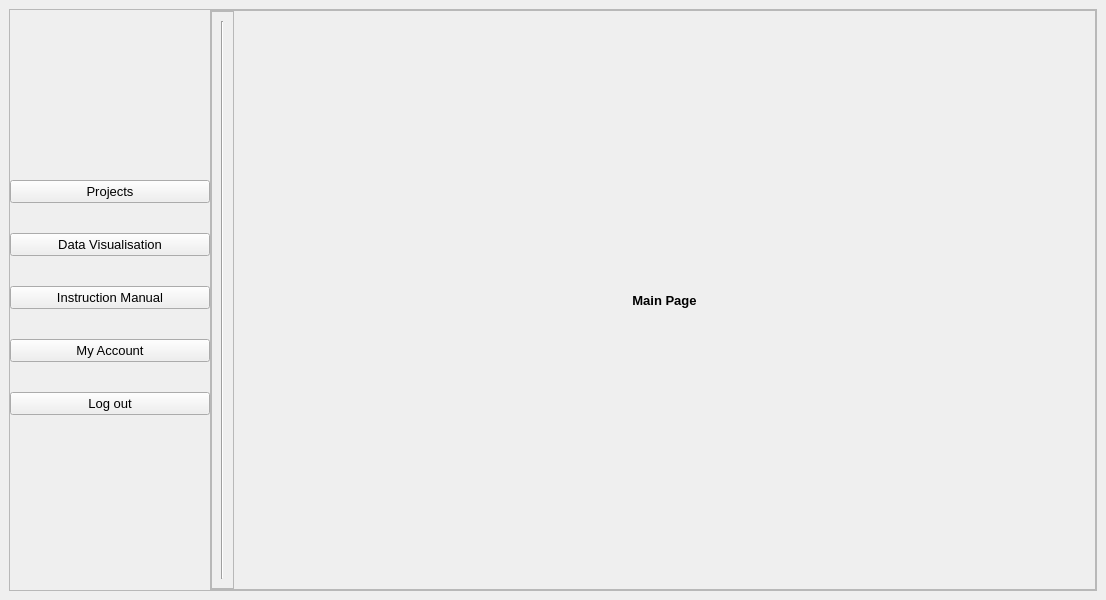
<?xml version="1.0" encoding="UTF-8"?>
<ui version="4.0">
 <class>Project_Main</class>
 <widget class="QMainWindow" name="Project_Main">
  <property name="geometry">
   <rect>
    <x>0</x>
    <y>0</y>
    <width>1106</width>
    <height>600</height>
   </rect>
  </property>
  <property name="windowTitle">
   <string>MainWindow</string>
  </property>
  <widget class="QWidget" name="centralwidget">
   <layout class="QVBoxLayout" name="verticalLayout">
    <item>
     <widget class="QFrame" name="frame_2">
      <property name="sizePolicy">
       <sizepolicy hsizetype="Preferred" vsizetype="Expanding">
        <horstretch>0</horstretch>
        <verstretch>0</verstretch>
       </sizepolicy>
      </property>
      <property name="frameShape">
       <enum>QFrame::StyledPanel</enum>
      </property>
      <property name="frameShadow">
       <enum>QFrame::Raised</enum>
      </property>
      <layout class="QHBoxLayout" name="horizontalLayout">
       <property name="spacing">
        <number>0</number>
       </property>
       <property name="leftMargin">
        <number>0</number>
       </property>
       <property name="topMargin">
        <number>0</number>
       </property>
       <property name="rightMargin">
        <number>0</number>
       </property>
       <property name="bottomMargin">
        <number>0</number>
       </property>
       <item>
        <widget class="QWidget" name="side_menu" native="true">
         <layout class="QVBoxLayout" name="verticalLayout_2">
          <property name="spacing">
           <number>0</number>
          </property>
          <property name="leftMargin">
           <number>0</number>
          </property>
          <property name="topMargin">
           <number>0</number>
          </property>
          <property name="rightMargin">
           <number>0</number>
          </property>
          <property name="bottomMargin">
           <number>0</number>
          </property>
          <item>
           <widget class="QFrame" name="frame_4">
            <property name="minimumSize">
             <size>
              <width>200</width>
              <height>100</height>
             </size>
            </property>
            <property name="maximumSize">
             <size>
              <width>200</width>
              <height>300</height>
             </size>
            </property>
            <property name="font">
             <font>
              <pointsize>10</pointsize>
             </font>
            </property>
            <property name="frameShape">
             <enum>QFrame::NoFrame</enum>
            </property>
            <property name="frameShadow">
             <enum>QFrame::Raised</enum>
            </property>
            <layout class="QVBoxLayout" name="verticalLayout_3">
             <property name="spacing">
              <number>0</number>
             </property>
             <property name="leftMargin">
              <number>0</number>
             </property>
             <property name="topMargin">
              <number>0</number>
             </property>
             <property name="rightMargin">
              <number>0</number>
             </property>
             <property name="bottomMargin">
              <number>0</number>
             </property>
             <item>
              <widget class="QPushButton" name="project_button">
               <property name="text">
                <string>Projects</string>
               </property>
              </widget>
             </item>
             <item>
              <widget class="QPushButton" name="dv_button">
               <property name="text">
                <string>Data Visualisation</string>
               </property>
              </widget>
             </item>
             <item>
              <widget class="QPushButton" name="manual_button">
               <property name="text">
                <string>Instruction Manual</string>
               </property>
              </widget>
             </item>
             <item>
              <widget class="QPushButton" name="account_button">
               <property name="text">
                <string>My Account</string>
               </property>
              </widget>
             </item>
             <item>
              <widget class="QPushButton" name="logout_button">
               <property name="text">
                <string>Log out</string>
               </property>
              </widget>
             </item>
            </layout>
           </widget>
          </item>
         </layout>
        </widget>
       </item>
       <item>
        <widget class="QFrame" name="main_body">
         <property name="sizePolicy">
          <sizepolicy hsizetype="Expanding" vsizetype="Preferred">
           <horstretch>0</horstretch>
           <verstretch>0</verstretch>
          </sizepolicy>
         </property>
         <property name="frameShape">
          <enum>QFrame::StyledPanel</enum>
         </property>
         <property name="frameShadow">
          <enum>QFrame::Raised</enum>
         </property>
         <layout class="QHBoxLayout" name="horizontalLayout_5">
          <property name="spacing">
           <number>0</number>
          </property>
          <property name="leftMargin">
           <number>0</number>
          </property>
          <property name="topMargin">
           <number>0</number>
          </property>
          <property name="rightMargin">
           <number>0</number>
          </property>
          <property name="bottomMargin">
           <number>0</number>
          </property>
          <item>
           <widget class="QFrame" name="frame_7">
            <property name="frameShape">
             <enum>QFrame::StyledPanel</enum>
            </property>
            <property name="frameShadow">
             <enum>QFrame::Raised</enum>
            </property>
            <layout class="QHBoxLayout" name="horizontalLayout_7">
             <item>
              <widget class="Line" name="line">
               <property name="font">
                <font>
                 <weight>75</weight>
                 <bold>true</bold>
                </font>
               </property>
               <property name="orientation">
                <enum>Qt::Vertical</enum>
               </property>
              </widget>
             </item>
            </layout>
           </widget>
          </item>
          <item>
           <widget class="QStackedWidget" name="stackedWidget">
            <property name="frameShape">
             <enum>QFrame::NoFrame</enum>
            </property>
            <property name="currentIndex">
             <number>0</number>
            </property>
            <widget class="QWidget" name="MainPage">
             <layout class="QVBoxLayout" name="verticalLayout_4">
              <item>
               <widget class="QLabel" name="label">
                <property name="font">
                 <font>
                  <pointsize>10</pointsize>
                  <weight>75</weight>
                  <bold>true</bold>
                 </font>
                </property>
                <property name="text">
                 <string>Main Page</string>
                </property>
                <property name="alignment">
                 <set>Qt::AlignCenter</set>
                </property>
               </widget>
              </item>
             </layout>
            </widget>
            <widget class="QWidget" name="Projects">
             <layout class="QHBoxLayout" name="horizontalLayout_2">
              <property name="spacing">
               <number>0</number>
              </property>
              <property name="leftMargin">
               <number>0</number>
              </property>
              <property name="topMargin">
               <number>0</number>
              </property>
              <property name="rightMargin">
               <number>0</number>
              </property>
              <property name="bottomMargin">
               <number>0</number>
              </property>
              <item>
               <layout class="QVBoxLayout" name="project_layout">
                <property name="leftMargin">
                 <number>20</number>
                </property>
                <property name="topMargin">
                 <number>20</number>
                </property>
                <property name="rightMargin">
                 <number>20</number>
                </property>
                <item>
                 <widget class="QPushButton" name="newproject_button">
                  <property name="minimumSize">
                   <size>
                    <width>120</width>
                    <height>50</height>
                   </size>
                  </property>
                  <property name="maximumSize">
                   <size>
                    <width>0</width>
                    <height>300</height>
                   </size>
                  </property>
                  <property name="font">
                   <font>
                    <pointsize>12</pointsize>
                   </font>
                  </property>
                  <property name="text">
                   <string>New Project</string>
                  </property>
                 </widget>
                </item>
                <item>
                 <widget class="QPushButton" name="open_project_button">
                  <property name="minimumSize">
                   <size>
                    <width>120</width>
                    <height>50</height>
                   </size>
                  </property>
                  <property name="maximumSize">
                   <size>
                    <width>0</width>
                    <height>300</height>
                   </size>
                  </property>
                  <property name="font">
                   <font>
                    <pointsize>12</pointsize>
                   </font>
                  </property>
                  <property name="text">
                   <string>Open</string>
                  </property>
                 </widget>
                </item>
                <item>
                 <widget class="QTableWidget" name="projects_table">
                  <property name="gridStyle">
                   <enum>Qt::SolidLine</enum>
                  </property>
                  <attribute name="horizontalHeaderCascadingSectionResizes">
                   <bool>false</bool>
                  </attribute>
                  <row>
                   <property name="text">
                    <string>1</string>
                   </property>
                  </row>
                  <row>
                   <property name="text">
                    <string>2</string>
                   </property>
                  </row>
                  <row>
                   <property name="text">
                    <string>3</string>
                   </property>
                  </row>
                  <column>
                   <property name="text">
                    <string>Project Name</string>
                   </property>
                  </column>
                  <column>
                   <property name="text">
                    <string>Last Edit</string>
                   </property>
                  </column>
                  <column>
                   <property name="text">
                    <string>Data Extracted</string>
                   </property>
                  </column>
                  <column>
                   <property name="text">
                    <string>URL</string>
                   </property>
                  </column>
                  <column>
                   <property name="text">
                    <string>Input1</string>
                   </property>
                  </column>
                  <column>
                   <property name="text">
                    <string>Input2</string>
                   </property>
                  </column>
                  <column>
                   <property name="text">
                    <string>Get Data</string>
                   </property>
                  </column>
                 </widget>
                </item>
               </layout>
              </item>
             </layout>
            </widget>
            <widget class="QWidget" name="DataVisualisation">
             <layout class="QVBoxLayout" name="verticalLayout_5">
              <item>
               <widget class="QLabel" name="label_2">
                <property name="font">
                 <font>
                  <pointsize>10</pointsize>
                  <weight>75</weight>
                  <bold>true</bold>
                 </font>
                </property>
                <property name="text">
                 <string>Data Visualisation </string>
                </property>
                <property name="alignment">
                 <set>Qt::AlignCenter</set>
                </property>
               </widget>
              </item>
             </layout>
            </widget>
            <widget class="QWidget" name="Manual">
             <layout class="QVBoxLayout" name="verticalLayout_6">
              <item>
               <widget class="QLabel" name="label_5">
                <property name="font">
                 <font>
                  <pointsize>10</pointsize>
                  <weight>75</weight>
                  <bold>true</bold>
                 </font>
                </property>
                <property name="text">
                 <string>Instruction Manual</string>
                </property>
                <property name="alignment">
                 <set>Qt::AlignCenter</set>
                </property>
               </widget>
              </item>
             </layout>
            </widget>
            <widget class="QWidget" name="Account">
             <layout class="QVBoxLayout" name="verticalLayout_7">
              <item>
               <widget class="QFrame" name="frame">
                <property name="frameShape">
                 <enum>QFrame::StyledPanel</enum>
                </property>
                <property name="frameShadow">
                 <enum>QFrame::Raised</enum>
                </property>
                <layout class="QVBoxLayout" name="verticalLayout_9">
                 <item alignment="Qt::AlignTop">
                  <widget class="QFrame" name="frame_5">
                   <property name="minimumSize">
                    <size>
                     <width>0</width>
                     <height>100</height>
                    </size>
                   </property>
                   <property name="frameShape">
                    <enum>QFrame::StyledPanel</enum>
                   </property>
                   <property name="frameShadow">
                    <enum>QFrame::Raised</enum>
                   </property>
                   <layout class="QVBoxLayout" name="verticalLayout_10">
                    <item>
                     <widget class="QLabel" name="label_3">
                      <property name="font">
                       <font>
                        <pointsize>16</pointsize>
                        <weight>75</weight>
                        <bold>true</bold>
                       </font>
                      </property>
                      <property name="text">
                       <string>My Account</string>
                      </property>
                      <property name="alignment">
                       <set>Qt::AlignCenter</set>
                      </property>
                     </widget>
                    </item>
                   </layout>
                  </widget>
                 </item>
                 <item>
                  <widget class="QFrame" name="frame_3">
                   <property name="sizePolicy">
                    <sizepolicy hsizetype="Preferred" vsizetype="Expanding">
                     <horstretch>0</horstretch>
                     <verstretch>0</verstretch>
                    </sizepolicy>
                   </property>
                   <property name="frameShape">
                    <enum>QFrame::StyledPanel</enum>
                   </property>
                   <property name="frameShadow">
                    <enum>QFrame::Raised</enum>
                   </property>
                   <layout class="QVBoxLayout" name="verticalLayout_11">
                    <item alignment="Qt::AlignBottom">
                     <widget class="QWidget" name="widget" native="true">
                      <property name="font">
                       <font>
                        <pointsize>12</pointsize>
                       </font>
                      </property>
                      <layout class="QHBoxLayout" name="horizontalLayout_3">
                       <item>
                        <widget class="QLabel" name="email_acc_lbl">
                         <property name="text">
                          <string>Email</string>
                         </property>
                        </widget>
                       </item>
                       <item>
                        <widget class="QLineEdit" name="email_acc_text"/>
                       </item>
                       <item>
                        <widget class="QPushButton" name="change_email_btn">
                         <property name="text">
                          <string>Change Email</string>
                         </property>
                        </widget>
                       </item>
                      </layout>
                     </widget>
                    </item>
                    <item alignment="Qt::AlignTop">
                     <widget class="QWidget" name="widget_2" native="true">
                      <property name="font">
                       <font>
                        <pointsize>12</pointsize>
                       </font>
                      </property>
                      <layout class="QHBoxLayout" name="horizontalLayout_4">
                       <item>
                        <widget class="QLabel" name="pass_acc_lbl">
                         <property name="text">
                          <string>Password</string>
                         </property>
                        </widget>
                       </item>
                       <item>
                        <widget class="QLineEdit" name="pass_acc_text"/>
                       </item>
                       <item>
                        <widget class="QPushButton" name="change_pass_btn">
                         <property name="text">
                          <string>Change Password</string>
                         </property>
                        </widget>
                       </item>
                      </layout>
                     </widget>
                    </item>
                    <item alignment="Qt::AlignTop">
                     <widget class="QWidget" name="widget_3" native="true">
                      <property name="font">
                       <font>
                        <pointsize>12</pointsize>
                       </font>
                      </property>
                      <layout class="QVBoxLayout" name="verticalLayout_12">
                       <item alignment="Qt::AlignRight">
                        <widget class="QPushButton" name="delete_acc_button">
                         <property name="text">
                          <string>Delete Account</string>
                         </property>
                        </widget>
                       </item>
                      </layout>
                     </widget>
                    </item>
                   </layout>
                  </widget>
                 </item>
                </layout>
               </widget>
              </item>
             </layout>
            </widget>
           </widget>
          </item>
         </layout>
        </widget>
       </item>
      </layout>
     </widget>
    </item>
   </layout>
  </widget>
 </widget>
 <resources/>
 <connections/>
</ui>
